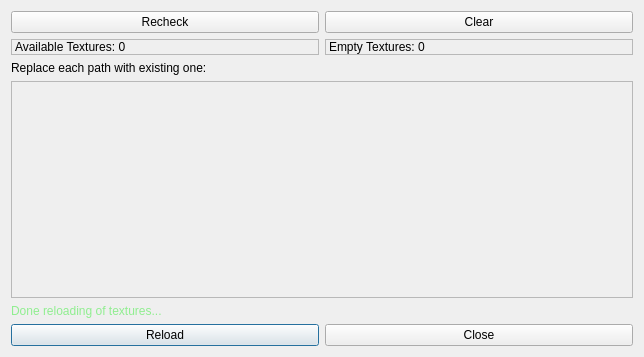
<?xml version="1.0" encoding="UTF-8"?>
<ui version="4.0">
 <class>Dialog</class>
 <widget class="QDialog" name="Dialog">
  <property name="geometry">
   <rect>
    <x>0</x>
    <y>0</y>
    <width>644</width>
    <height>357</height>
   </rect>
  </property>
  <property name="windowTitle">
   <string>Texture Reloader</string>
  </property>
  <layout class="QVBoxLayout" name="verticalLayout">
   <item>
    <layout class="QHBoxLayout" name="horizontalLayout">
     <item>
      <widget class="QPushButton" name="recheckButton">
       <property name="text">
        <string>Recheck</string>
       </property>
       <property name="autoDefault">
        <bool>false</bool>
       </property>
      </widget>
     </item>
     <item>
      <widget class="QPushButton" name="clearButton">
       <property name="text">
        <string>Clear</string>
       </property>
      </widget>
     </item>
    </layout>
   </item>
   <item>
    <layout class="QHBoxLayout" name="horizontalLayout_3">
     <item>
      <widget class="QLabel" name="availableLabel">
       <property name="frameShape">
        <enum>QFrame::StyledPanel</enum>
       </property>
       <property name="text">
        <string>Available Textures: 0</string>
       </property>
      </widget>
     </item>
     <item>
      <widget class="QLabel" name="emptyLabel">
       <property name="frameShape">
        <enum>QFrame::StyledPanel</enum>
       </property>
       <property name="text">
        <string>Empty Textures: 0</string>
       </property>
      </widget>
     </item>
    </layout>
   </item>
   <item>
    <widget class="QLabel" name="label_4">
     <property name="text">
      <string>Replace each path with existing one:</string>
     </property>
    </widget>
   </item>
   <item>
    <widget class="QScrollArea" name="texturesBox">
     <property name="widgetResizable">
      <bool>true</bool>
     </property>
     <widget class="QWidget" name="scrollAreaWidgetContents">
      <property name="geometry">
       <rect>
        <x>0</x>
        <y>0</y>
        <width>624</width>
        <height>207</height>
       </rect>
      </property>
      <layout class="QVBoxLayout" name="texturesBoxLayout">
       <property name="spacing">
        <number>2</number>
       </property>
      </layout>
     </widget>
    </widget>
   </item>
   <item>
    <widget class="QLabel" name="messageLabel">
     <property name="styleSheet">
      <string>color: lightGreen</string>
     </property>
     <property name="text">
      <string>Done reloading of textures...</string>
     </property>
    </widget>
   </item>
   <item>
    <layout class="QHBoxLayout" name="horizontalLayout_2">
     <item>
      <widget class="QPushButton" name="reloadButton">
       <property name="text">
        <string>Reload</string>
       </property>
       <property name="autoDefault">
        <bool>false</bool>
       </property>
       <property name="default">
        <bool>true</bool>
       </property>
      </widget>
     </item>
     <item>
      <widget class="QPushButton" name="closeButton">
       <property name="text">
        <string>Close</string>
       </property>
      </widget>
     </item>
    </layout>
   </item>
  </layout>
 </widget>
 <resources/>
 <connections/>
</ui>
